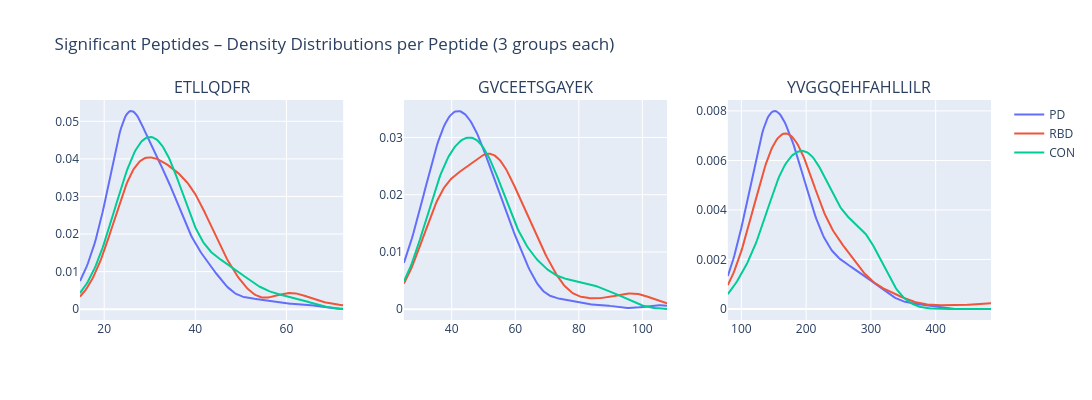

Here is the notebook cell this chart was saved with:
### Markdown cell above
**7.4**: Density distributions

### Code cell
fig_dist = make_subplots(
    rows=1,
    cols=len(sig_peptides),
    shared_yaxes=False,
    subplot_titles= sig_peptides
)
for col_idx, peptide in enumerate( sig_peptides, start=1):
    row_pep = df.loc[df["Peptide"] == peptide].iloc[0]

    all_vals = []
    group_vals = {}
    for g in group_names:
        vals = row_pep[groups[g]].astype(float).values
        vals = vals[~np.isnan(vals)]
        if len(vals) == 0:
            continue
        group_vals[g] = vals
        all_vals.append(vals)
    if not all_vals:
        continue
    all_vals = np.concatenate(all_vals)
    x_min, x_max = float(all_vals.min()), float(all_vals.max())
    if x_min == x_max:
        x_min -= 1e-6
        x_max += 1e-6
    xs = np.linspace(x_min, x_max, 200)

    for g in group_names:
        if g not in group_vals:
            continue
        vals = group_vals[g]
        if len(vals) < 2:
            continue
        kde = gaussian_kde(vals)
        ys = kde(xs)
        fig_dist.add_trace(
            go.Scatter(
                x=xs,
                y=ys,
                mode="lines",
                name=g,
                showlegend=(col_idx == 1),
                line=dict(color=group_colors.get(g)),
            ),
            row=1,
            col=col_idx
        )
width_dist = max(400 * len(sig_peptides), 800)
height_dist = 400
fig_dist.update_layout(
    title="Significant Peptides – Density Distributions per Peptide (3 groups each)",
    width=width_dist,
    height=height_dist
)
fig_dist.show()
print(f"Step 7.4: Distribution plots saved.")

### Figure 1 — Plotly figure (JSON) as saved in the notebook; plotly's stock layout.template omitted (floating-point values rounded to 4 significant figures; data arrays with more than 128 entries replaced by an {"elided": "..."} marker saying what was removed)
{"data": [{"line": {"color": "#636EFA"}, "mode": "lines", "name": "PD", "showlegend": true, "type": "scatter", "x": {"elided": "200 float values"}, "xaxis": "x", "y": {"elided": "200 float values"}, "yaxis": "y"}, {"line": {"color": "#EF553B"}, "mode": "lines", "name": "RBD", "showlegend": true, "type": "scatter", "x": {"elided": "200 float values"}, "xaxis": "x", "y": {"elided": "200 float values"}, "yaxis": "y"}, {"line": {"color": "#00CC96"}, "mode": "lines", "name": "CON", "showlegend": true, "type": "scatter", "x": {"elided": "200 float values"}, "xaxis": "x", "y": {"elided": "200 float values"}, "yaxis": "y"}, {"line": {"color": "#636EFA"}, "mode": "lines", "name": "PD", "showlegend": false, "type": "scatter", "x": {"elided": "200 float values"}, "xaxis": "x2", "y": {"elided": "200 float values"}, "yaxis": "y2"}, {"line": {"color": "#EF553B"}, "mode": "lines", "name": "RBD", "showlegend": false, "type": "scatter", "x": {"elided": "200 float values"}, "xaxis": "x2", "y": {"elided": "200 float values"}, "yaxis": "y2"}, {"line": {"color": "#00CC96"}, "mode": "lines", "name": "CON", "showlegend": false, "type": "scatter", "x": {"elided": "200 float values"}, "xaxis": "x2", "y": {"elided": "200 float values"}, "yaxis": "y2"}, {"line": {"color": "#636EFA"}, "mode": "lines", "name": "PD", "showlegend": false, "type": "scatter", "x": {"elided": "200 float values"}, "xaxis": "x3", "y": {"elided": "200 float values"}, "yaxis": "y3"}, {"line": {"color": "#EF553B"}, "mode": "lines", "name": "RBD", "showlegend": false, "type": "scatter", "x": {"elided": "200 float values"}, "xaxis": "x3", "y": {"elided": "200 float values"}, "yaxis": "y3"}, {"line": {"color": "#00CC96"}, "mode": "lines", "name": "CON", "showlegend": false, "type": "scatter", "x": {"elided": "200 float values"}, "xaxis": "x3", "y": {"elided": "200 float values"}, "yaxis": "y3"}], "layout": {"annotations": [{"font": {"size": 16}, "showarrow": false, "text": "ETLLQDFR", "x": 0.1444, "xanchor": "center", "xref": "paper", "y": 1, "yanchor": "bottom", "yref": "paper"}, {"font": {"size": 16}, "showarrow": false, "text": "GVCEETSGAYEK", "x": 0.5, "xanchor": "center", "xref": "paper", "y": 1, "yanchor": "bottom", "yref": "paper"}, {"font": {"size": 16}, "showarrow": false, "text": "YVGGQEHFAHLLILR", "x": 0.8556, "xanchor": "center", "xref": "paper", "y": 1, "yanchor": "bottom", "yref": "paper"}], "height": 400, "title": {"text": "Significant Peptides – Density Distributions per Peptide (3 groups each)"}, "width": 1200, "xaxis": {"anchor": "y", "domain": [0, 0.2889]}, "xaxis2": {"anchor": "y2", "domain": [0.3556, 0.6444]}, "xaxis3": {"anchor": "y3", "domain": [0.7111, 1]}, "yaxis": {"anchor": "x", "domain": [0, 1]}, "yaxis2": {"anchor": "x2", "domain": [0, 1]}, "yaxis3": {"anchor": "x3", "domain": [0, 1]}}}
